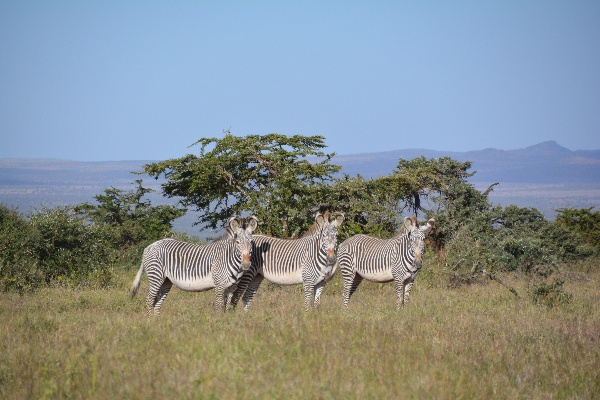
#> input picture Computational Vision/Lecture Exercise/lec07_ex/grevys.jpg, 600 x 400 px
$ python start.py grevys.jpg test.jpg 2 1.4 1.3
#> lines starting #> are read from the running program, lines starting #| are printed output that depends on the picture; after the words box and inside, x2 and y2 are one past the last pixel; in counts of white or black regions, pixels touching at a corner belong together

import sys

import numpy as np
import cv2

# python start.py grevys.jpg test.jpg 2 1.4 1.3
# python start.py disk.png test.png 2 1.4 1.3
if __name__ == "__main__":
    if len(sys.argv) != 6:
        print("Usage: %s in_image out_image sigma g0 g1" % sys.argv[0])
        sys.exit(0)

    im = cv2.imread(sys.argv[1], cv2.IMREAD_GRAYSCALE)
#> im: shape (400, 600); min 12, max 247, mean 140.2
    if im is None:
        print("Could not read image %s" % sys.argv[1])
        sys.exit(0)
    out_name = sys.argv[2]
    sigma = int(sys.argv[3])
    g0 = float(sys.argv[4])
    g1 = float(sys.argv[5])

    # my codes start here
    # step 1: Smooth the image with a Gaussian
    ksize = (4 * sigma + 1, 4 * sigma + 1)
    im_s = cv2.GaussianBlur(im.astype(np.float32), ksize, sigma)
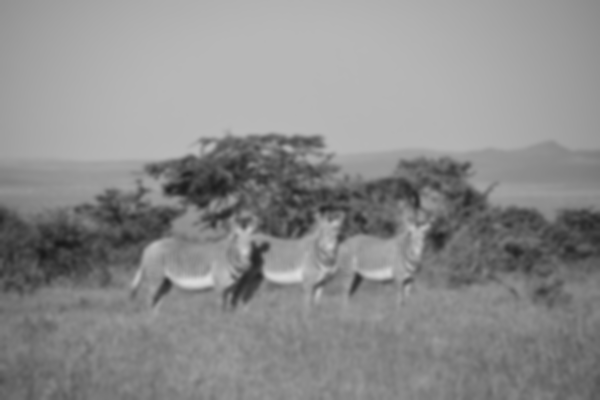
#> im_s: shape (400, 600) float32; min 25.56, max 220.8, mean 140.2
    # step 2 & 3
    kx, ky = cv2.getDerivKernels(1, 1, 3)
    kx = np.transpose(kx / 2)
    ky = ky / 2
    im_dx = cv2.filter2D(im_s, -1, kx)  # Ix: partial derivatives in the x directions
    im_dy = cv2.filter2D(im_s, -1, ky)  # iy: partial derivatives in the y directions
    im_gm = np.sqrt(im_dx ** 2 + im_dy ** 2)  # Ig: gradient magnitude
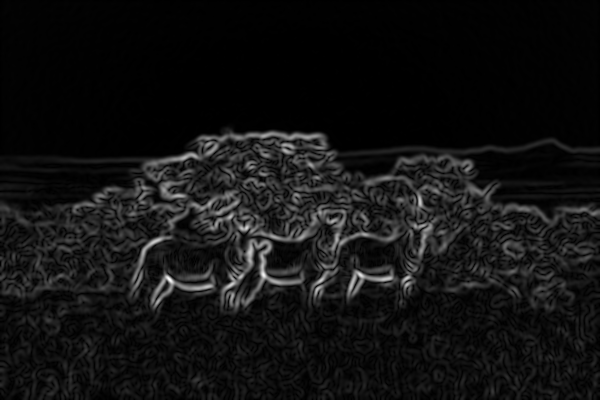
#> im_gm: shape (400, 600) float32; min 0, max 30.15, mean 2.2; drawn with min black and max white
    # step 4: normalization
    im_gm += 0.00001
    im_dx /= im_gm
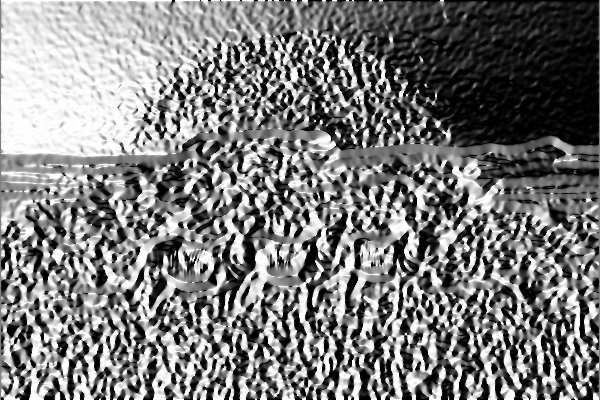
#> im_dx: shape (400, 600) float32; min -1, max 1, mean -0.022; drawn with min black and max white
    im_dy /= im_gm
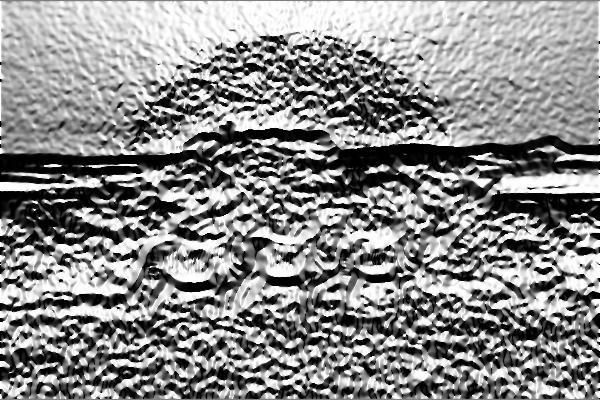
#> im_dy: shape (400, 600) float32; min -1, max 1, mean 0.0906; drawn with min black and max white
    # step 5: Encode Ig, Ix and Iy into an L*a*b image, with Ig forming L, Ix forming a and Iy forming b.
    a = im_dx * 128
    b = im_dy * 128
    # a = (im_dx + 1) * (255 / 2)  # map [-1:1] to [0:255]
    # b = (im_dy + 1) * (255 / 2)
    L = im_gm.copy()
    L[L < g0] = 0  # threshold small gradients, and scale up larger gradients.
    L[L > g1] = g1
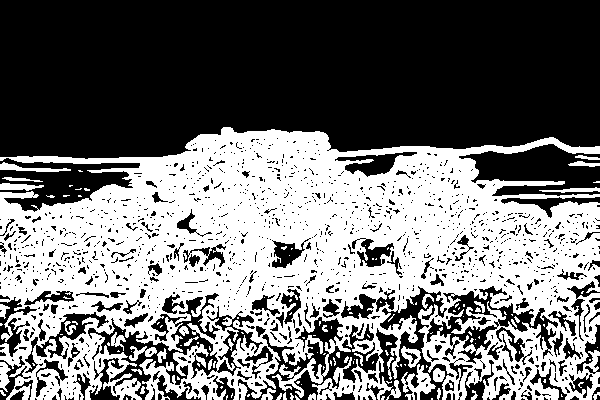
#> L: shape (400, 600) float32; values 0 (black) and 1.3 (white), 45.2% white; 140 white regions (101 under 20 px), largest, box (x1, y1, x2, y2) and area: (0, 127, 600, 400) 104337, (401, 364, 436, 400) 540, (0, 162, 71, 172) 285
    L = np.round(L*100/g1)
    # step 6: L*a*b
    LAB_image = np.dstack((L, a, b)).astype('float32')
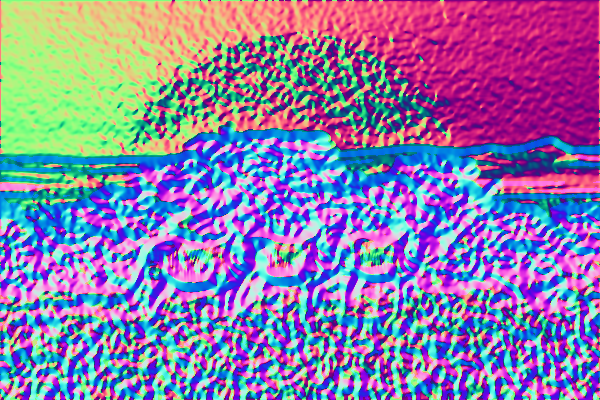
#> LAB_image: shape (400, 600, 3) float32; mean of channels 0, 1, 2 45.2, -2.8, 11.6; drawn with min black and max white
    final_image_bgr = cv2.cvtColor(LAB_image, cv2.COLOR_LAB2BGR)
    final_image_bgr[LAB_image[:, :, 0] == 0] = np.array([0, 0, 0])
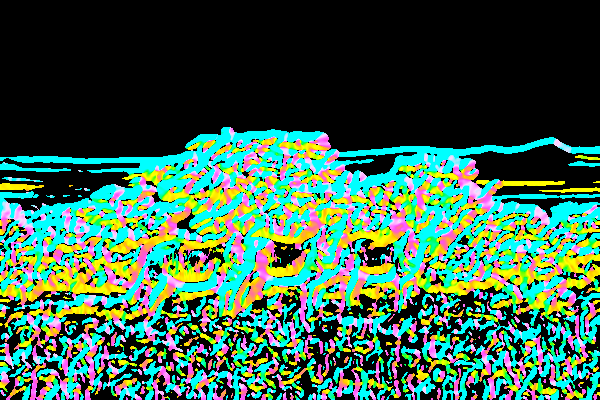
#> final_image_bgr: shape (400, 600, 3) float32; mean B, G, R 0.303, 0.386, 0.232

    # [5 lines of commented-out code are left out]

    final_image_bgr = cv2.convertScaleAbs(final_image_bgr, alpha=(255.0))
    cv2.imwrite(out_name, final_image_bgr)
